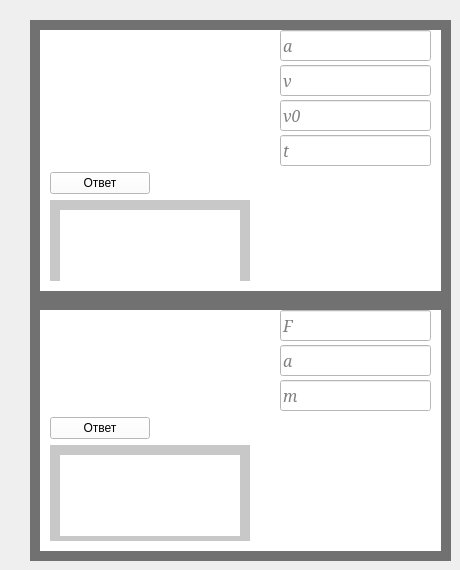
    <widget class="QWidget" name="tab">
     <attribute name="title">
      <string>Закон ньютона</string>
     </attribute>
     <widget class="QWidget" name="widget_15" native="true">
      <property name="geometry">
       <rect>
        <x>30</x>
        <y>20</y>
        <width>421</width>
        <height>281</height>
       </rect>
      </property>
      <property name="styleSheet">
       <string notr="true">background-color: rgb(0, 0, 0);
background-color: rgb(113, 113, 113);</string>
      </property>
      <widget class="QWidget" name="widget_16" native="true">
       <property name="geometry">
        <rect>
         <x>10</x>
         <y>10</y>
         <width>401</width>
         <height>261</height>
        </rect>
       </property>
       <property name="styleSheet">
        <string notr="true">background-color: rgb(255, 255, 255);</string>
       </property>
       <widget class="QWidget" name="verticalLayoutWidget_25">
        <property name="geometry">
         <rect>
          <x>10</x>
          <y>0</y>
          <width>381</width>
          <height>251</height>
         </rect>
        </property>
        <layout class="QVBoxLayout" name="verticalLayout_28">
         <item>
          <layout class="QHBoxLayout" name="horizontalLayout_16">
           <property name="spacing">
            <number>50</number>
           </property>
           <item>
            <widget class="QLabel" name="label_31">
             <property name="minimumSize">
              <size>
               <width>180</width>
               <height>0</height>
              </size>
             </property>
             <property name="styleSheet">
              <string notr="true">background-color: rgb(255, 255, 255);</string>
             </property>
             <property name="text">
              <string/>
             </property>
             <property name="pixmap">
              <pixmap>D:/Downloads/Снимок экрана 2024-02-05 215055.png</pixmap>
             </property>
            </widget>
           </item>
           <item>
            <layout class="QVBoxLayout" name="verticalLayout_29">
             <property name="spacing">
              <number>4</number>
             </property>
             <item>
              <widget class="QLineEdit" name="lineEdit_43">
               <property name="minimumSize">
                <size>
                 <width>0</width>
                 <height>15</height>
                </size>
               </property>
               <property name="font">
                <font>
                 <family>Constantia</family>
                 <pointsize>12</pointsize>
                 <italic>true</italic>
                </font>
               </property>
               <property name="text">
                <string/>
               </property>
               <property name="placeholderText">
                <string>a</string>
               </property>
              </widget>
             </item>
             <item>
              <widget class="QLineEdit" name="lineEdit_44">
               <property name="minimumSize">
                <size>
                 <width>0</width>
                 <height>15</height>
                </size>
               </property>
               <property name="font">
                <font>
                 <family>Constantia</family>
                 <pointsize>12</pointsize>
                 <italic>true</italic>
                </font>
               </property>
               <property name="placeholderText">
                <string>v</string>
               </property>
              </widget>
             </item>
             <item>
              <widget class="QLineEdit" name="lineEdit_45">
               <property name="minimumSize">
                <size>
                 <width>0</width>
                 <height>15</height>
                </size>
               </property>
               <property name="font">
                <font>
                 <family>Constantia</family>
                 <pointsize>12</pointsize>
                 <italic>true</italic>
                </font>
               </property>
               <property name="placeholderText">
                <string>v0</string>
               </property>
              </widget>
             </item>
             <item>
              <widget class="QLineEdit" name="lineEdit_46">
               <property name="minimumSize">
                <size>
                 <width>0</width>
                 <height>15</height>
                </size>
               </property>
               <property name="font">
                <font>
                 <family>Constantia</family>
                 <pointsize>12</pointsize>
                 <italic>true</italic>
                </font>
               </property>
               <property name="placeholderText">
                <string>t</string>
               </property>
              </widget>
             </item>
            </layout>
           </item>
          </layout>
         </item>
         <item>
          <widget class="QPushButton" name="pushButton_13">
           <property name="minimumSize">
            <size>
             <width>100</width>
             <height>0</height>
            </size>
           </property>
           <property name="maximumSize">
            <size>
             <width>100</width>
             <height>16777215</height>
            </size>
           </property>
           <property name="text">
            <string>Ответ</string>
           </property>
          </widget>
         </item>
         <item>
          <widget class="QWidget" name="widget_40" native="true">
           <property name="maximumSize">
            <size>
             <width>200</width>
             <height>16777215</height>
            </size>
           </property>
           <property name="styleSheet">
            <string notr="true">background-color: rgb(200, 200, 200);</string>
           </property>
           <widget class="QLabel" name="label_10">
            <property name="geometry">
             <rect>
              <x>10</x>
              <y>10</y>
              <width>180</width>
              <height>81</height>
             </rect>
            </property>
            <property name="minimumSize">
             <size>
              <width>180</width>
              <height>0</height>
             </size>
            </property>
            <property name="maximumSize">
             <size>
              <width>180</width>
              <height>16777215</height>
             </size>
            </property>
            <property name="styleSheet">
             <string notr="true">background-color: rgb(255, 255, 255);</string>
            </property>
            <property name="text">
             <string/>
            </property>
           </widget>
          </widget>
         </item>
        </layout>
       </widget>
      </widget>
     </widget>
     <widget class="QWidget" name="widget_17" native="true">
      <property name="geometry">
       <rect>
        <x>30</x>
        <y>300</y>
        <width>421</width>
        <height>261</height>
       </rect>
      </property>
      <property name="styleSheet">
       <string notr="true">background-color: rgb(0, 0, 0);
background-color: rgb(113, 113, 113);</string>
      </property>
      <widget class="QWidget" name="widget_18" native="true">
       <property name="geometry">
        <rect>
         <x>10</x>
         <y>10</y>
         <width>401</width>
         <height>241</height>
        </rect>
       </property>
       <property name="styleSheet">
        <string notr="true">background-color: rgb(255, 255, 255);</string>
       </property>
       <widget class="QWidget" name="verticalLayoutWidget_26">
        <property name="geometry">
         <rect>
          <x>10</x>
          <y>0</y>
          <width>381</width>
          <height>231</height>
         </rect>
        </property>
        <layout class="QVBoxLayout" name="verticalLayout_30">
         <item>
          <layout class="QHBoxLayout" name="horizontalLayout_17">
           <property name="spacing">
            <number>50</number>
           </property>
           <item>
            <widget class="QLabel" name="label_33">
             <property name="minimumSize">
              <size>
               <width>180</width>
               <height>0</height>
              </size>
             </property>
             <property name="styleSheet">
              <string notr="true">background-color: rgb(255, 255, 255);</string>
             </property>
             <property name="text">
              <string/>
             </property>
             <property name="pixmap">
              <pixmap>D:/Downloads/55.png</pixmap>
             </property>
            </widget>
           </item>
           <item>
            <layout class="QVBoxLayout" name="verticalLayout_31">
             <property name="spacing">
              <number>4</number>
             </property>
             <item>
              <widget class="QLineEdit" name="lineEdit_47">
               <property name="minimumSize">
                <size>
                 <width>0</width>
                 <height>15</height>
                </size>
               </property>
               <property name="font">
                <font>
                 <family>Constantia</family>
                 <pointsize>12</pointsize>
                 <italic>true</italic>
                </font>
               </property>
               <property name="text">
                <string/>
               </property>
               <property name="placeholderText">
                <string>F</string>
               </property>
              </widget>
             </item>
             <item>
              <widget class="QLineEdit" name="lineEdit_48">
               <property name="minimumSize">
                <size>
                 <width>0</width>
                 <height>15</height>
                </size>
               </property>
               <property name="font">
                <font>
                 <family>Constantia</family>
                 <pointsize>12</pointsize>
                 <italic>true</italic>
                </font>
               </property>
               <property name="placeholderText">
                <string>a</string>
               </property>
              </widget>
             </item>
             <item>
              <widget class="QLineEdit" name="lineEdit_49">
               <property name="minimumSize">
                <size>
                 <width>0</width>
                 <height>15</height>
                </size>
               </property>
               <property name="font">
                <font>
                 <family>Constantia</family>
                 <pointsize>12</pointsize>
                 <italic>true</italic>
                </font>
               </property>
               <property name="placeholderText">
                <string>m</string>
               </property>
              </widget>
             </item>
            </layout>
           </item>
          </layout>
         </item>
         <item>
          <widget class="QPushButton" name="pushButton_14">
           <property name="minimumSize">
            <size>
             <width>100</width>
             <height>0</height>
            </size>
           </property>
           <property name="maximumSize">
            <size>
             <width>100</width>
             <height>16777215</height>
            </size>
           </property>
           <property name="text">
            <string>Ответ</string>
           </property>
          </widget>
         </item>
         <item>
          <widget class="QWidget" name="widget_41" native="true">
           <property name="maximumSize">
            <size>
             <width>200</width>
             <height>16777215</height>
            </size>
           </property>
           <property name="styleSheet">
            <string notr="true">background-color: rgb(200, 200, 200);</string>
           </property>
           <widget class="QLabel" name="label_11">
            <property name="geometry">
             <rect>
              <x>10</x>
              <y>10</y>
              <width>180</width>
              <height>81</height>
             </rect>
            </property>
            <property name="minimumSize">
             <size>
              <width>180</width>
              <height>0</height>
             </size>
            </property>
            <property name="maximumSize">
             <size>
              <width>180</width>
              <height>16777215</height>
             </size>
            </property>
            <property name="styleSheet">
             <string notr="true">background-color: rgb(255, 255, 255);</string>
            </property>
            <property name="text">
             <string/>
            </property>
           </widget>
          </widget>
         </item>
        </layout>
       </widget>
      </widget>
     </widget>
    </widget>
